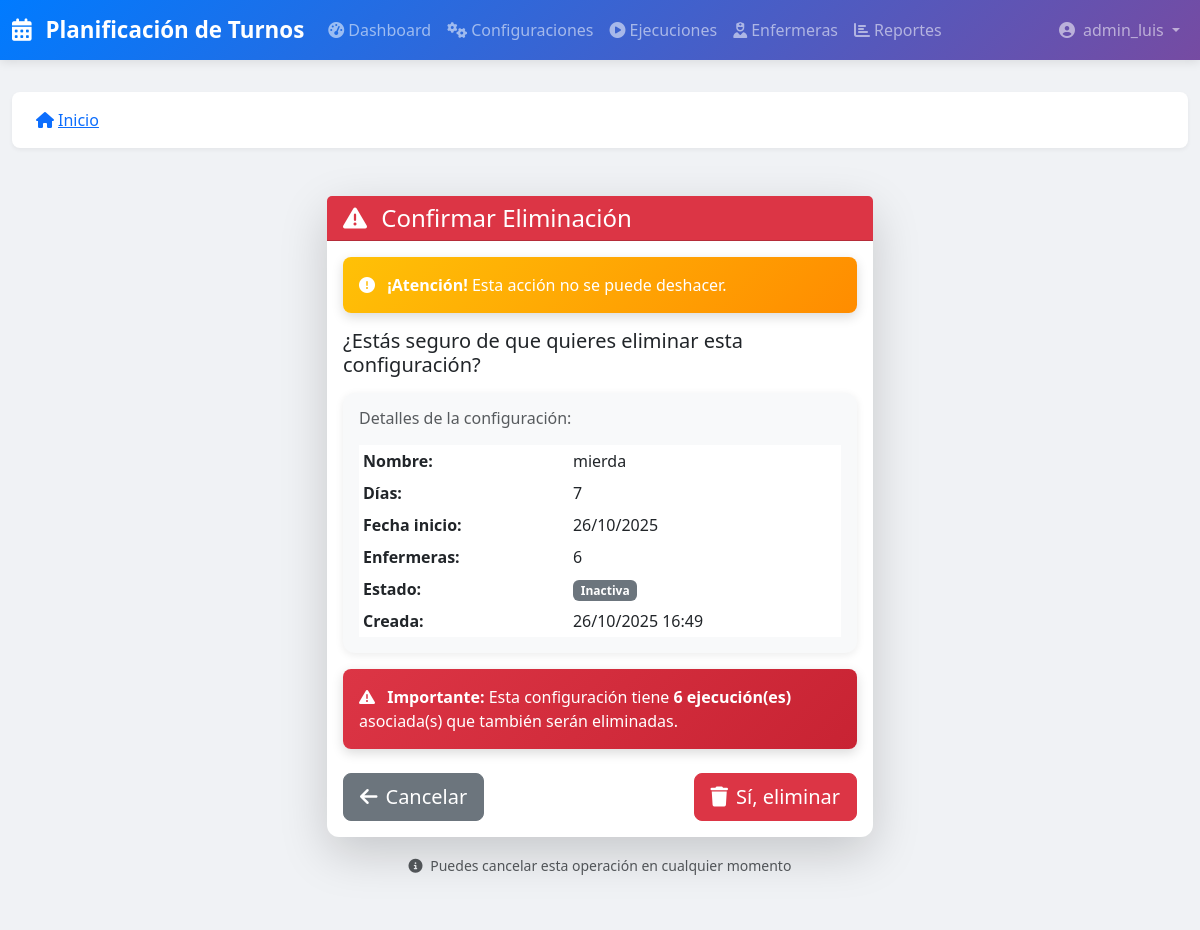
The page /configuraciones/8/eliminar/ (signed in, upper part) on the database as committed earlier.
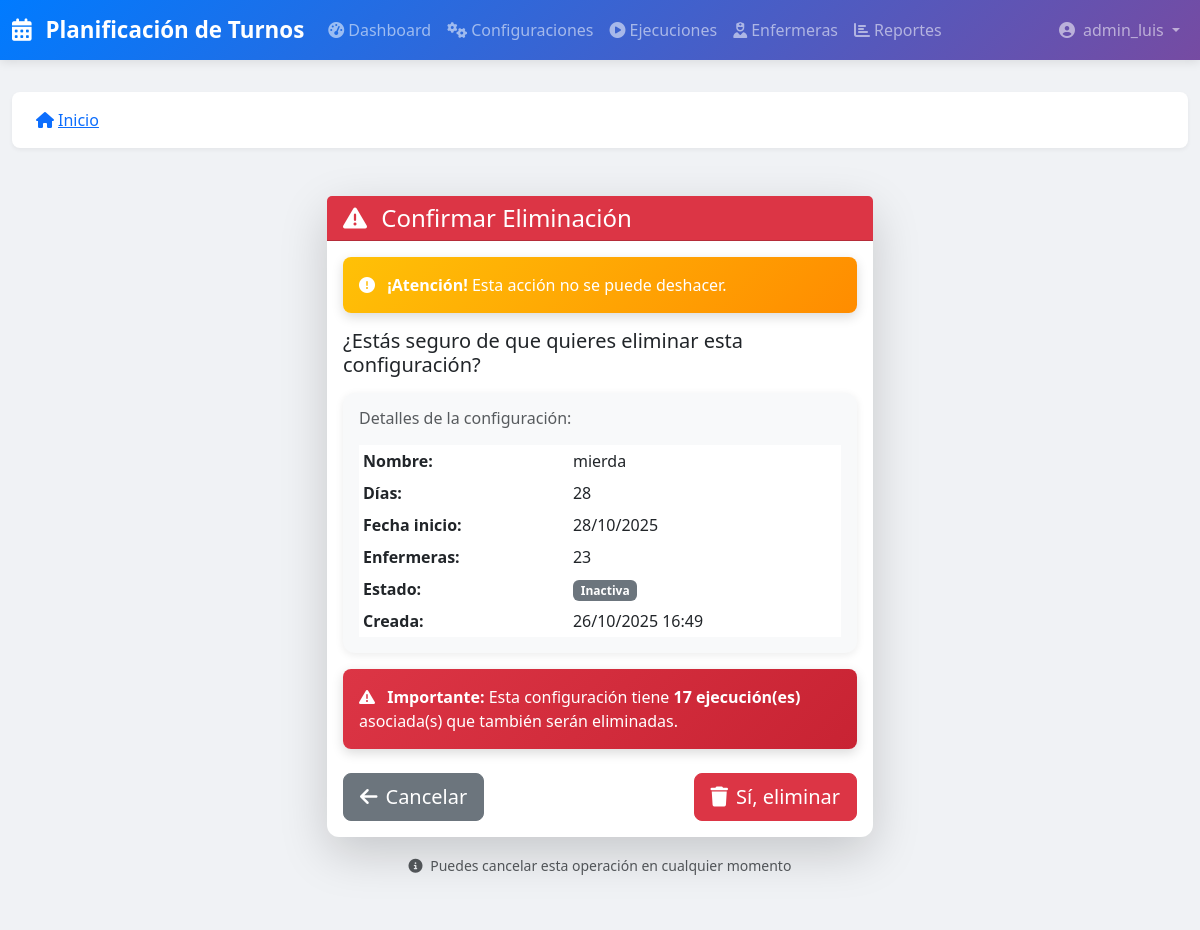
The same page on the database as committed later.
### turnos/models.py (models this page shows, shortened)
class ConfiguracionPlanificacion(models.Model):
    nombre = models.CharField(_('Nombre'), max_length=200)
    descripcion = models.TextField(_('Descripción'), blank=True)
    activa = models.BooleanField(_('Activa'), default=True)
    num_dias = models.IntegerField(
        _('Número de días'),
        validators=[MinValueValidator(7), MaxValueValidator(365)]
    )
    fecha_inicio = models.DateField(_('Fecha de inicio'))
    enfermeras = models.ManyToManyField(Enfermera, verbose_name=_('Enfermeras'))
    turnos = models.ManyToManyField(TipoTurno, verbose_name=_('Turnos'))
    demanda_por_turno = models.JSONField(
        _('Demanda por turno'),
        default=dict,
        blank=True  # <-- AÑADIDO
    )
    restricciones_duras = models.JSONField(
        _('Restricciones duras'),
        default=list,
        blank=True  # <-- AÑADIDO
    )
    restricciones_blandas = models.JSONField(
        _('Restricciones blandas'),
        default=list,
        blank=True  # <-- AÑADIDO
    )
    num_trabajadores = models.IntegerField(
        _('Número de trabajadores paralelos'),
        default=4,
        validators=[MinValueValidator(1), MaxValueValidator(8)]
    )
    tiempo_maximo_segundos = models.IntegerField(
        _('Tiempo máximo en segundos'),
        default=60,
        validators=[MinValueValidator(10), MaxValueValidator(600)]
    )
    seed = models.IntegerField(_('Semilla aleatoria'), null=True, blank=True)
    creado_por = models.ForeignKey(User, on_delete=models.SET_NULL, null=True, verbose_name=_('Creado por'))
    fecha_creacion = models.DateTimeField(_('Fecha de creación'), auto_now_add=True, editable=False)
    fecha_modificacion = models.DateTimeField(_('Fecha de modificación'), auto_now=True, editable=False)
    class Meta:
        verbose_name = _('Configuración de Planificación')
        verbose_name_plural = _('Configuraciones de Planificación')
        ordering = ['-fecha_creacion']

### turnos/views.py (the view, shortened to what this page needs)
# urls.py: path('configuraciones/<int:pk>/eliminar/', views.ConfiguracionDeleteView.as_view(), name='config_eliminar'),
class ConfiguracionDeleteView(LoginRequiredMixin, OwnerRequiredMixin, DeleteView):
    model = ConfiguracionPlanificacion
    template_name = 'turnos/configuration_confirm_delete.html'
    success_url = reverse_lazy('turnos:config_lista')
    owner_field = 'creado_por'

### turnos/mixins.py (called while the page is built)
    def test_func(self):
        obj = self.get_object()
        return (
                self.request.user.is_superuser or
                getattr(obj, self.owner_field, None) == self.request.user
        )

### turnos/templates/turnos/configuration_confirm_delete.html (shortened to what the changed rows need)
{% extends 'base.html' %}
{% load static %}
{% load i18n %}
{% block content %}
<div class="container py-4">
    <div class="row justify-content-center">
        <div class="col-lg-6">
            <div class="card shadow-lg border-danger">
                <div class="card-body">
                    <div class="card mb-3 bg-light">
                        <div class="card-body">
                            <table class="table table-sm table-borderless mb-0">
                                <tbody>
                                    <tr>
                                        <td><strong>Nombre:</strong></td>
                                        <td>{{ object.nombre }}</td>
                                    </tr>
                                    <tr>
                                        <td><strong>Días:</strong></td>
                                        <td>{{ object.num_dias }}</td>
                                    </tr>
                                    <tr>
                                        <td><strong>Fecha inicio:</strong></td>
                                        <td>{{ object.fecha_inicio|date:"d/m/Y" }}</td>
                                    </tr>
                                    <tr>
                                        <td><strong>Enfermeras:</strong></td>
                                        <td>{{ object.enfermeras.count }}</td>
                                    </tr>
                                    <tr>
                                        <td><strong>Creada:</strong></td>
                                        <td>{{ object.fecha_creacion|date:"d/m/Y H:i" }}</td>
                                    </tr>
                                </tbody>
                            </table>
                        </div>
                    </div>
                    {% if object.ejecuciones.exists %}
                    <div class="alert alert-danger">
                        <i class="fas fa-exclamation-triangle me-2"></i>
                        <strong>Importante:</strong> Esta configuración tiene
                        <strong>{{ object.ejecuciones.count }} ejecución(es)</strong> asociada(s)
                        que también serán eliminadas.
                    </div>
                    {% endif %}
                </div>
            </div>
        </div>
    </div>
</div>
{% endblock %}

Rows that differ between the two databases and show on the page:
changed ConfiguracionPlanificacion "mierda": num_dias "7" → "28"; fecha_inicio "26/10/2025" → "28/10/2025"; enfermeras.count "6" → "23"; ejecuciones.count "6" → "17"
